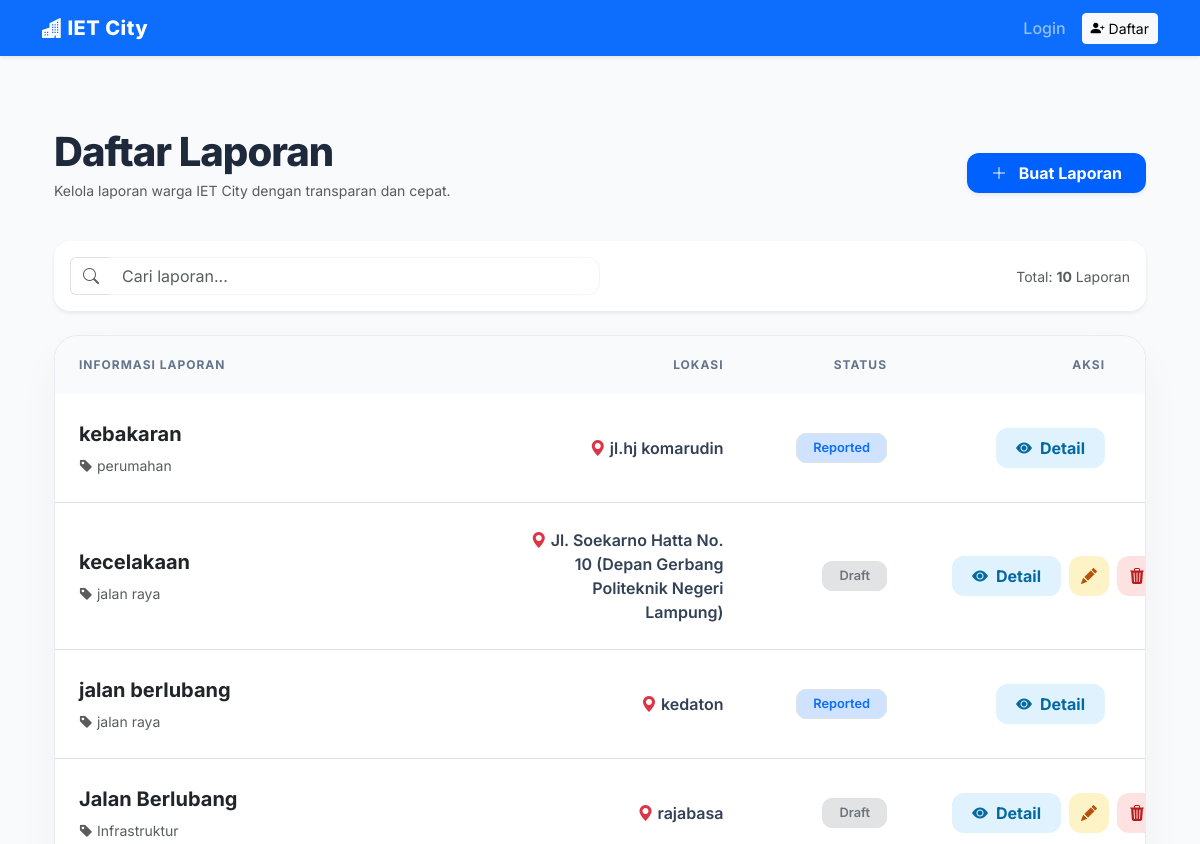
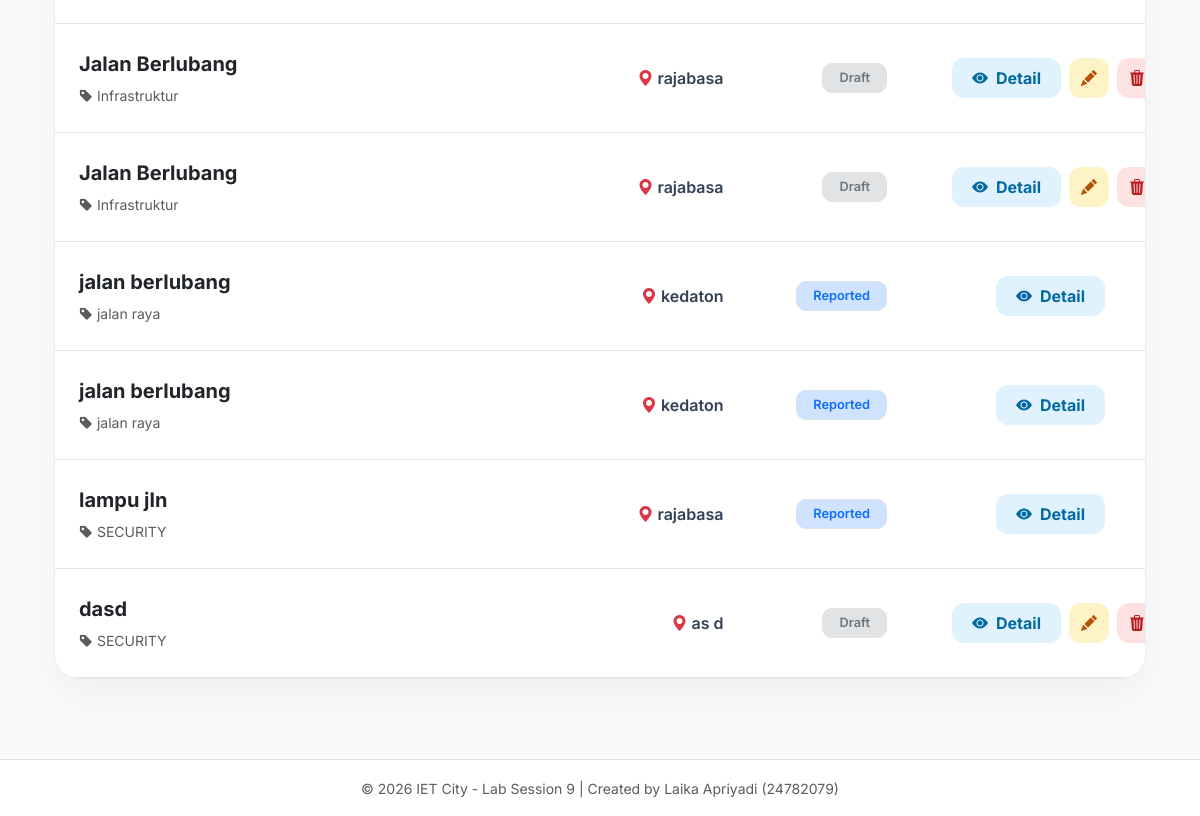
The page /reports/ on the database as committed earlier (2 pictures, top to bottom).
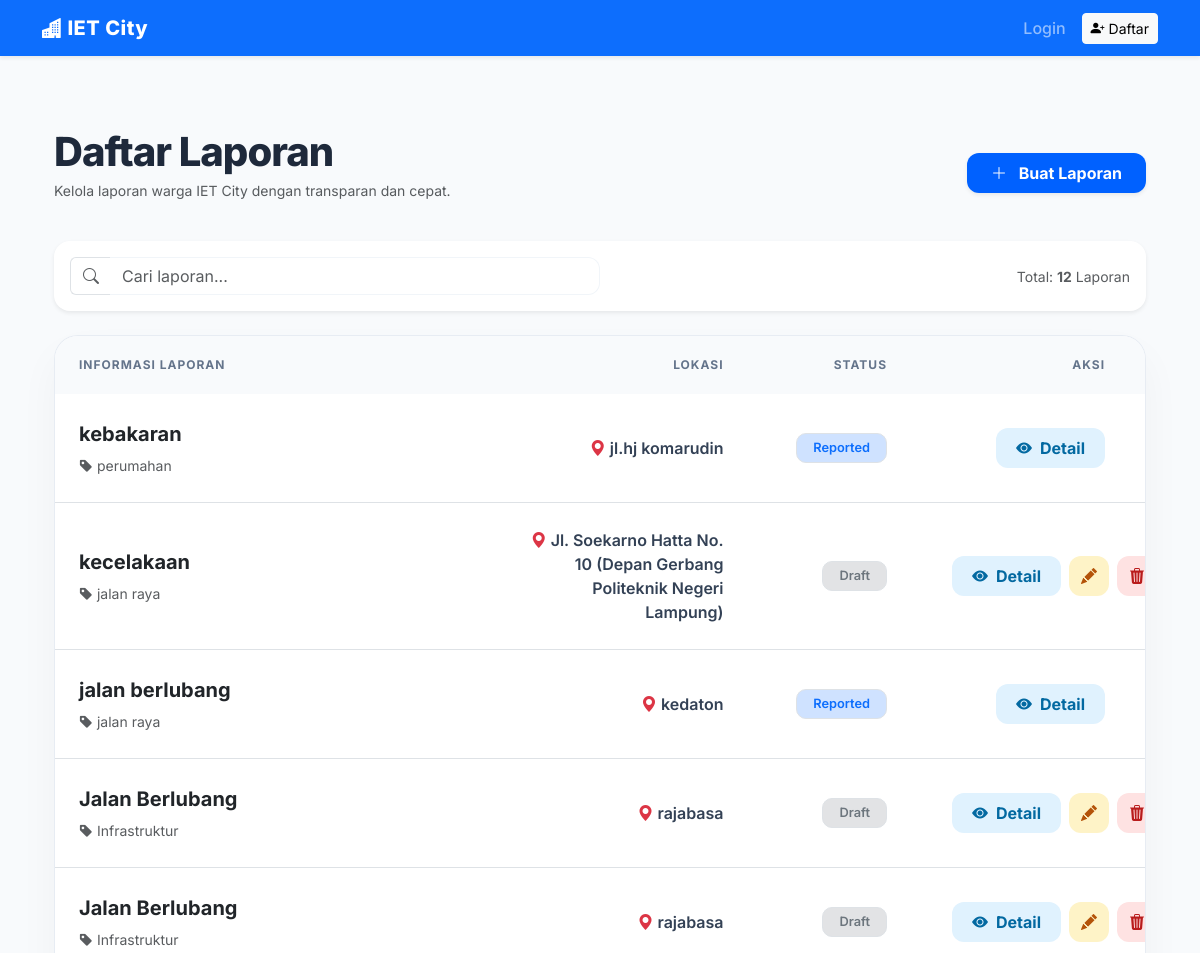
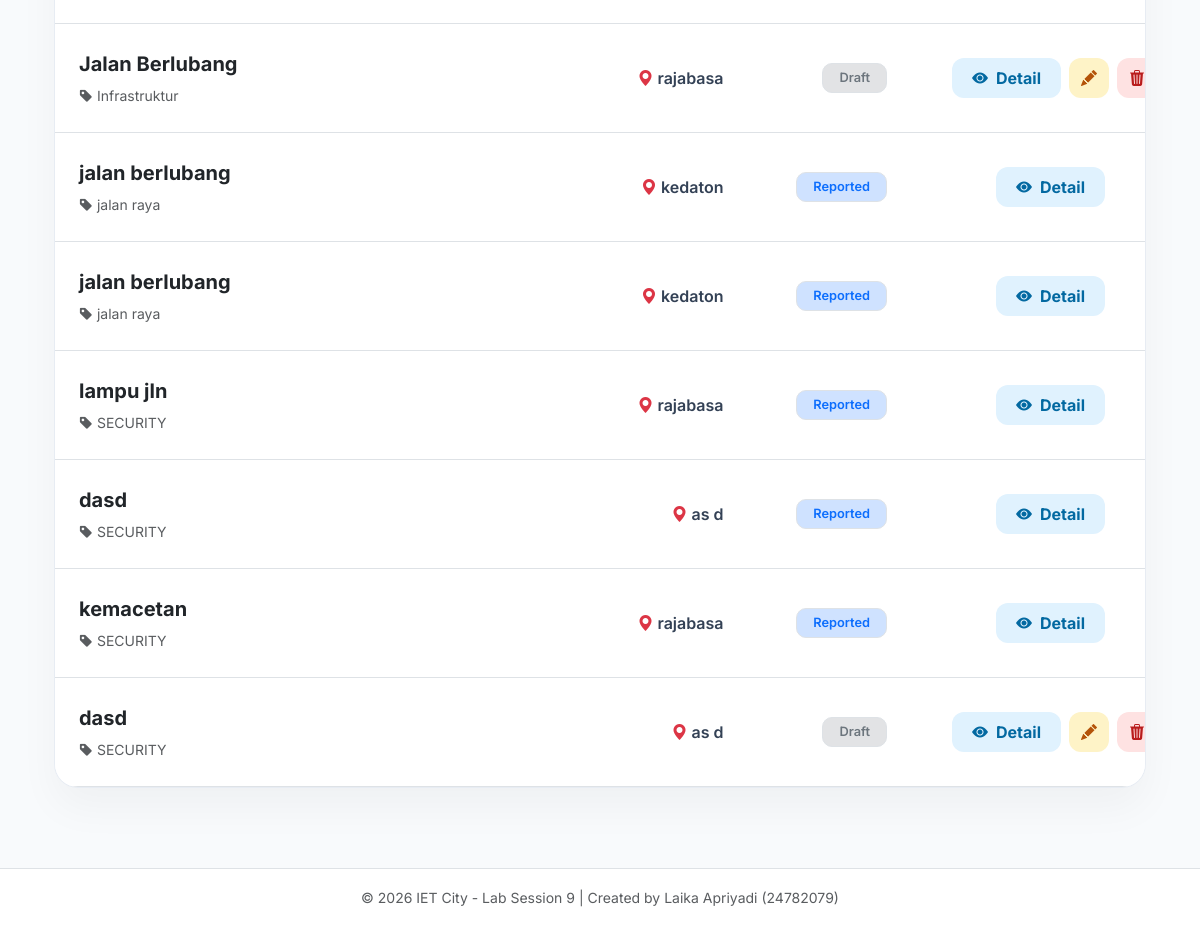
The same page on the database as committed later (2 pictures, top to bottom).
### main_app/models.py (models this page shows)
class Report(models.Model):
    title = models.CharField(max_length=200)
    category = models.CharField(max_length=100)
    description = models.TextField()
    location = models.CharField(max_length=200)
    reporter = models.ForeignKey(
        settings.AUTH_USER_MODEL,
        on_delete=models.CASCADE,
        related_name='reports',
        null=True,
        blank=True
    )
    status = models.CharField(
        max_length=20,
        choices=STATUS_CHOICES,
        default='REPORTED'
    )
    created_at = models.DateTimeField(auto_now_add=True)
    updated_at = models.DateTimeField(auto_now=True)

### main_app/views.py (the view)
# urls.py: path('reports/', views.ReportListView.as_view(), name='report_list'),
class ReportListView(ListView):
    model = Report
    template_name = 'main_app/report_list.html'
    context_object_name = 'reports'

### main_app/templates/main_app/report_list.html (shortened to what this page needs)
{% extends 'base.html' %}
{% block content %}
<div class="container py-5 fade-in">
    <div class="d-flex justify-content-between align-items-center mb-4">
        <div>
            <h1 class="page-title mb-1">Daftar Laporan</h1>
            <p class="text-muted small">Kelola laporan warga IET City dengan transparan dan cepat.</p>
        </div>
        <a href="{% url 'report_create' %}" class="btn btn-primary px-4 py-2 shadow-sm fw-bold" style="border-radius: 12px; background: var(--primary-blue); border: none;">
            <i class="bi bi-plus-lg me-2"></i> Buat Laporan
        </a>
    </div>
    <div class="mb-4 bg-white p-3 rounded-4 shadow-sm d-flex justify-content-between align-items-center">
        <div class="input-group w-50">
            <span class="input-group-text bg-transparent border-end-0 text-muted"><i class="bi bi-search"></i></span>
            <input type="text" id="searchInput" class="form-control border-start-0 shadow-none" style="border: 1px solid #f1f5f9; border-radius: 0 12px 12px 0;" placeholder="Cari laporan...">
        </div>
        <div class="text-muted small">Total: <strong>{{ reports|length }}</strong> Laporan</div>
    </div>
    <div class="table-container">
        <table class="table mb-0" id="reportTable" style="table-layout: fixed; width: 100%;">
            <thead>
                <tr>
                    <th style="width: 40%" class="ps-4">Informasi Laporan</th>
                    <th style="width: 25%" class="text-end-custom">Lokasi</th>
                    <th style="width: 15%" class="text-end-custom">Status</th>
                    <th style="width: 20%" class="text-end-custom">Aksi</th>
                </tr>
            </thead>
            <tbody>
                {% for report in reports %}
                <tr>
                    <td class="ps-4">
                        <div class="fw-bold text-dark fs-5 mb-1">{{ report.title }}</div>
                        <span class="text-muted small"><i class="bi bi-tag-fill"></i> {{ report.category|default:"Umum" }}</span>
                    </td>
                    <td class="text-end-custom fw-semibold">
                        <i class="bi bi-geo-alt-fill text-danger"></i> {{ report.location }}
                    </td>
                    <td class="text-end-custom">
                        {% if report.status == 'DRAFT' %}
                            <span class="badge badge-modern bg-secondary-subtle text-secondary border">Draft</span>
                        {% elif report.status == 'REPORTED' %}
                            <span class="badge badge-modern bg-primary-subtle text-primary border">Reported</span>
                        {% elif report.status == 'IN_PROGRESS' %}
                            <span class="badge badge-modern bg-warning-subtle text-warning-emphasis border">In Progress</span>
                        {% elif report.status == 'RESOLVED' %}
                            <span class="badge badge-modern bg-success-subtle text-success border">Resolved</span>
                        {% else %}
                            <span class="badge badge-modern bg-light text-dark border">{{ report.status }}</span>
                        {% endif %}
                    </td>
                    <td class="text-end-custom">
                        <div class="btn-action-group">
                            <button class="btn-custom btn-detail-blue btn-detail"
                                    data-title="{{ report.title }}"
                                    data-location="{{ report.location }}"
                                    data-status="{{ report.get_status_display }}"
                                    data-description="{{ report.description }}">
                                <i class="bi bi-eye-fill me-2"></i> Detail
                            </button>
                            {% if user.is_staff %}
                                <a href="{% url 'report_update' report.pk %}" class="btn-custom btn-edit-yellow" title="Edit"><i class="bi bi-pencil-fill"></i></a>
                                <a href="{% url 'report_delete' report.pk %}" class="btn-custom btn-delete-red" title="Hapus" onclick="return confirm('Hapus laporan ini?')"><i class="bi bi-trash3-fill"></i></a>
                            {% elif report.status == 'DRAFT' %}
                                <a href="{% url 'report_update' report.pk %}" class="btn-custom btn-edit-yellow" title="Edit"><i class="bi bi-pencil-fill"></i></a>
                                <a href="{% url 'report_delete' report.pk %}" class="btn-custom btn-delete-red" title="Hapus" onclick="return confirm('Hapus draf ini?')"><i class="bi bi-trash3-fill"></i></a>
                            {% endif %}
                        </div>
                    </td>
                </tr>
                {% empty %}
                <tr>
                    <td colspan="4" class="text-center py-5 text-muted">Belum ada laporan masuk.</td>
                </tr>
                {% endfor %}
            </tbody>
        </table>
    </div>
</div>
{% endblock %}

### templates/base.html (shortened to what this page needs)
<!DOCTYPE html>
<html lang="id">
<head>
    <link href="https://cdn.jsdelivr.net/npm/bootstrap@5.3.0/dist/css/bootstrap.min.css" rel="stylesheet">
    <link rel="stylesheet" href="https://cdn.jsdelivr.net/npm/bootstrap-icons@1.11.0/font/bootstrap-icons.css">
</head>
<body>
    <nav class="navbar navbar-expand-lg navbar-dark bg-primary shadow-sm mb-4">
        <div class="container">
            <a class="navbar-brand" href="{% url 'home_page' %}">
                <i class="bi bi-buildings-fill"></i> IET City
            </a>
            <div class="collapse navbar-collapse" id="navbarNav">
                <ul class="navbar-nav ms-auto align-items-center">
                    {% if user.is_authenticated %}
                        <li class="nav-item me-2">
                            <span class="badge {% if user.is_staff %}bg-warning text-dark{% else %}bg-info text-white{% endif %}">
                                <i class="bi bi-shield-lock"></i> {{ user.is_staff|yesno:"ADMIN,CITIZEN" }}
                            </span>
                        </li>
                        <li class="nav-item me-3">
                            <span class="text-white small">Halo, <strong>{{ user.username }}</strong></span>
                        </li>
                        <li class="nav-item">
                            <form action="{% url 'logout' %}" method="post" class="d-inline">
                                {% csrf_token %}
                                <button type="submit" class="btn btn-sm btn-outline-light">
                                    <i class="bi bi-box-arrow-right"></i> Logout
                                </button>
                            </form>
                        </li>
                    {% else %}
                        <li class="nav-item">
                            <a class="nav-link" href="{% url 'login' %}">Login</a>
                        </li>
                        <li class="nav-item">
                            <a class="btn btn-light btn-sm ms-lg-2" href="{% url 'signup' %}">
                                <i class="bi bi-person-plus-fill"></i> Daftar
                            </a>
                        </li>
                    {% endif %}
                </ul>
            </div>
        </div>
    </nav>
    <div class="container">
        <main>
            {% block content %}
            {% endblock %}
        </main>
    </div>
    <footer class="text-center text-muted">
        <div class="container">
            <small>&copy; 2026 IET City - Lab Session 9 | Created by Laika Apriyadi (24782079)</small>
        </div>
    </footer>
</body>
</html>

### templates/base.html (style rules this page uses)
body { background-color: #f4f7f6; font-family: 'Segoe UI', Tahoma, Geneva, Verdana, sans-serif; min-height: 100vh; display: flex; flex-direction: column; }
.navbar-brand { font-weight: 800; letter-spacing: 0.5px; }
.nav-link { font-weight: 500; transition: 0.3s; }
main { flex: 1; }
footer { background: #fff; border-top: 1px solid #dee2e6; padding: 1rem 0; margin-top: 2rem; }

### main_app/templates/main_app/report_list.html (style rules this page uses)
:root { --primary-blue: #0061ff; --soft-bg: #f8fafc; }
body { font-family: 'Inter', sans-serif; background-color: var(--soft-bg); }
.page-title { font-weight: 800; color: #1e293b; letter-spacing: -1px; }
.table-container { background: white; border-radius: 24px; overflow: hidden; box-shadow: 0 20px 40px rgba(0,0,0,0.04); border: 1px solid rgba(226, 232, 240, 0.8); }
.table thead th { background-color: #f8fafc; color: #64748b; text-transform: uppercase; font-size: 0.75rem; font-weight: 700; letter-spacing: 1px; padding: 20px 25px; border: none; }
.table tbody td { padding: 25px; vertical-align: middle; color: #334155; }
.text-end-custom { text-align: right !important; padding-right: 40px !important; }
.badge-modern { padding: 8px 16px; border-radius: 10px; font-weight: 600; font-size: 0.8rem; }
.btn-action-group { display: inline-flex; gap: 8px; }
.btn-custom { height: 40px; display: inline-flex; align-items: center; justify-content: center; border-radius: 12px; font-weight: 700; transition: 0.3s; border: none; }
.btn-detail-blue { background: #e0f2fe; color: #0369a1; padding: 0 20px; }
.btn-edit-yellow { background: #fef3c7; color: #b45309; width: 40px; }
.btn-delete-red { background: #fee2e2; color: #b91c1c; width: 40px; }
.fade-in { animation: fadeIn 0.6s ease-out forwards; }

Rows that differ between the two databases and show on the page:
changed Report (number 10 of 12 on the later page): status "Draft" → "Reported"
added Report: title "kemacetan", category "SECURITY", location "rajabasa", status "Reported"
added Report: title "dasd", category "SECURITY", location "as d", status "Draft"
Other text that changed with them:
{{ reports|length }}: "10" → "12"
